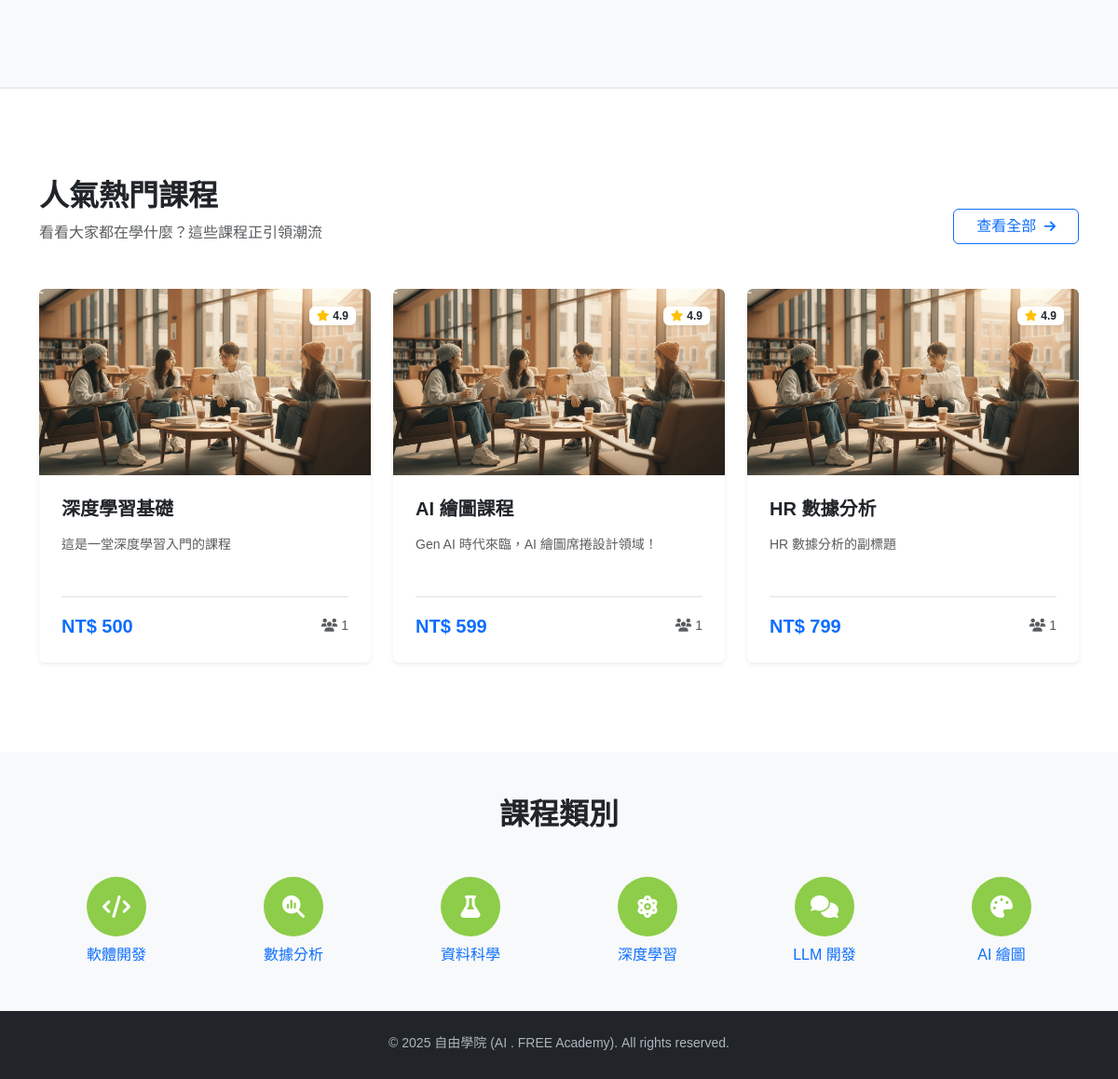
Before: / (lower part) with the older database file.
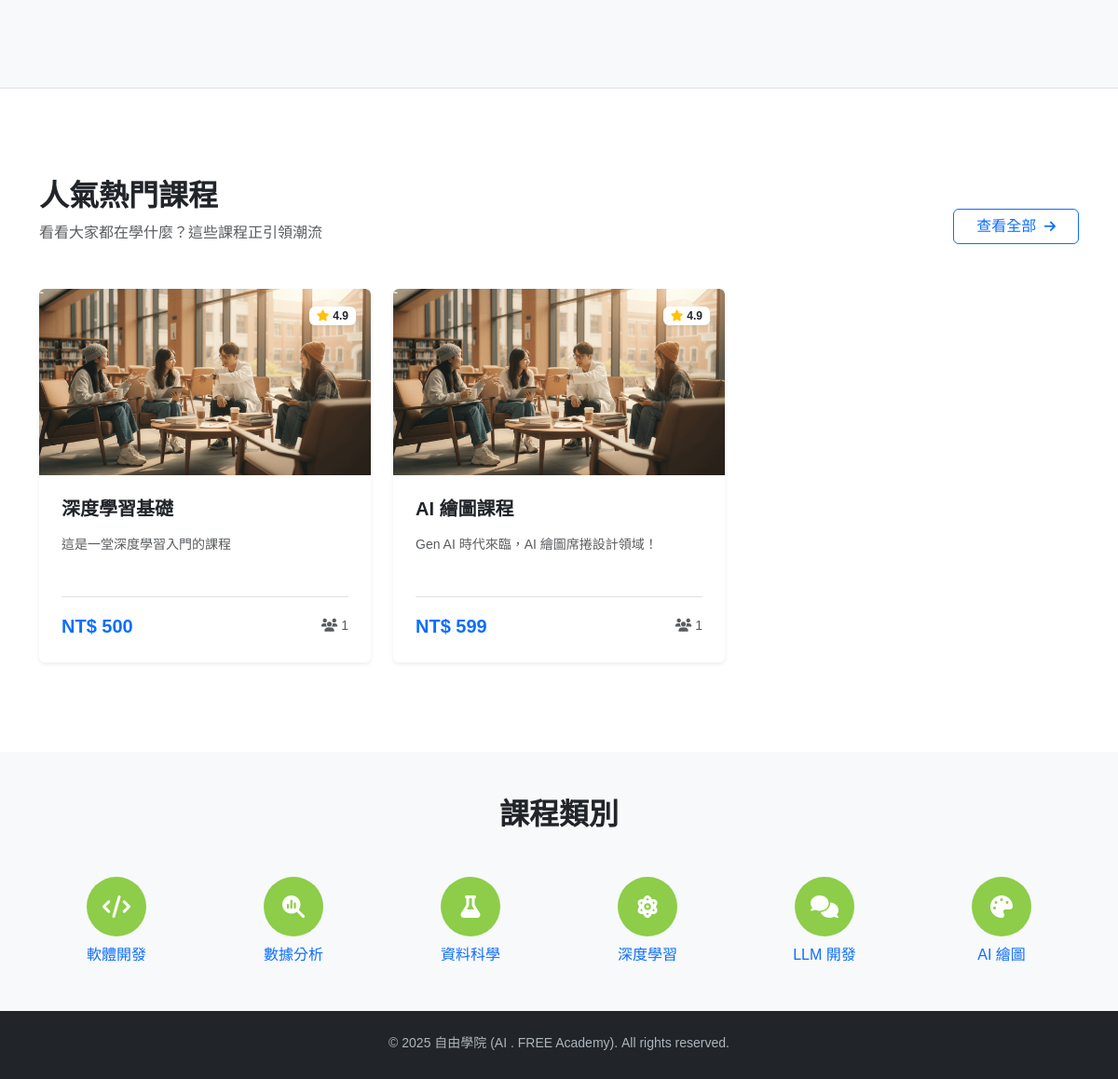
After: the same page with the newer database file.
### academy/models.py (models this page shows, shortened)
class Course(models.Model):
    cate = models.ManyToManyField(Category, verbose_name='歸屬主題')
    title = models.CharField(max_length=100)
    subtitle = models.CharField(max_length=200, blank=True)
    description = models.TextField(blank=True)
    slug = models.CharField('課程網址', max_length=256, db_index=True, unique=True)
    img_link = models.CharField('課程圖片連結', max_length=2560, default="/static/academy/img/hero.png")
    instructor = models.CharField(max_length=50)
    duration_hours = models.FloatField()
    level = models.CharField(max_length=20, choices=[
        ('beginner', '初學者'),
        ('intermediate', '中階'),
        ('advanced', '進階')
    ])
    certificate_available = models.BooleanField(default=True)
    price = models.PositiveIntegerField(default=0)
    is_published = models.BooleanField(default=False)
    created_at = models.DateTimeField(auto_now_add=True)

### academy/views.py (the view)
# urls.py: path("", academy_main, name='academy_main'),
def academy_main(request):
    top_courses = Course.objects.filter(is_published=True).annotate(enroll_count=Count('enrollments')).order_by('-enroll_count')[:3]
    return render(request, 'academy/main.html', locals())

### templates/academy/main.html (shortened to what this page needs)
{% extends 'academy/base_public.html' %}
{% load static %}
{% block content %}
<section class="py-5 bg-light">
  <div class="container py-5">
  </div>
</section>
<section id="courses" class="py-5 border-top">
  <div class="container py-5">
    <div class="d-flex justify-content-between align-items-end mb-5">
      <div>
        <h2 class="fw-bold mb-2">人氣熱門課程</h2>
        <p class="text-muted mb-0">看看大家都在學什麼？這些課程正引領潮流</p>
      </div>
      <a href="/academy/search" class="btn btn-outline-primary px-4">查看全部 <i
          class="fa-solid fa-arrow-right small ms-1"></i></a>
    </div>
    <div class="row g-4">
      {% for course in top_courses %}
      <div class="col-md-6 col-lg-4">
        <a href="/academy/course/{{ course.slug }}" class="text-decoration-none">
          <div class="card course-card border-0 shadow-sm h-100 overflow-hidden">
            <div class="position-relative">
              <img src='{{ course.img_link }}' class="card-img-top" alt="{{ course.title }}"
                style="height: 200px; object-fit: cover;" />
              <div class="position-absolute top-0 end-0 p-3">
                <span class="badge bg-white text-dark shadow-sm px-2 py-1"><i
                    class="fa-solid fa-star text-warning me-1"></i>4.9</span>
              </div>
            </div>
            <div class="card-body p-4">
              <h5 class="card-title fw-bold mb-3">{{ course.title }}</h5>
              <p class="card-text text-muted small mb-4 lh-base"
                style="height: 3em; display: -webkit-box; -webkit-line-clamp: 2; line-clamp: 2; -webkit-box-orient: vertical; overflow: hidden;">
                {{ course.subtitle }}
              </p>
              <div class="d-flex justify-content-between align-items-center border-top pt-3">
                <div>
                  <span class="fw-bold text-primary fs-5">NT$ {{ course.price }}</span>
                </div>
                <div class="small text-muted">
                  <i class="fa-solid fa-users me-1"></i>{{ course.enroll_count }}
                </div>
              </div>
            </div>
          </div>
        </a>
      </div>
      {% endfor %}
    </div>
  </div>
</section>
<section id="categories" class="bg-light py-5">
  <div class="container">
    <h2 class="text-center fw-bold mb-5">課程類別</h2>
    <div class="row g-4 justify-content-center">
      <div class="col-6 col-md-4 col-lg-2 text-center">
        <a href="/academy/search/?category=code" class="text-decoration-none">
          <div class="category-icon"><i class="fa-solid fa-code"></i></div>
          <p class="mb-0">軟體開發</p>
        </a>
      </div>
      <div class="col-6 col-md-4 col-lg-2 text-center">
        <a href="/academy/search/?category=data_analytics" class="text-decoration-none">
          <div class="category-icon"><i class="fa-solid fa-magnifying-glass-chart"></i></div>
          <p class="mb-0">數據分析</p>
        </a>
      </div>
      <div class="col-6 col-md-4 col-lg-2 text-center">
        <a href="/academy/search/?category=date_science" class="text-decoration-none">
          <div class="category-icon"><i class="fa-solid fa-flask"></i></div>
          <p class="mb-0">資料科學</p>
        </a>
      </div>
      <div class="col-6 col-md-4 col-lg-2 text-center">
        <a href="/academy/search/?category=deeplearning" class="text-decoration-none">
          <div class="category-icon"><i class="fa-solid fa-atom"></i></div>
          <p class="mb-0">深度學習</p>
        </a>
      </div>
      <div class="col-6 col-md-4 col-lg-2 text-center">
        <a href="/academy/search/?category=llm" class="text-decoration-none">
          <div class="category-icon"><i class="fa-solid fa-comments"></i></div>
          <p class="mb-0">LLM 開發</p>
        </a>
      </div>
      <div class="col-6 col-md-4 col-lg-2 text-center">
        <a href="/academy/search/?category=ai_drawing" class="text-decoration-none">
          <div class="category-icon"><i class="fa-solid fa-palette"></i></div>
          <p class="mb-0">AI 繪圖</p>
        </a>
      </div>
    </div>
  </div>
</section>
{% endblock %}

Changed rows visible on the page:
no longer on this page (row edited): Course: img_link (picture), title "HR 數據分析", subtitle "HR 數據分析的副標題", price "799", enroll_count "1"
